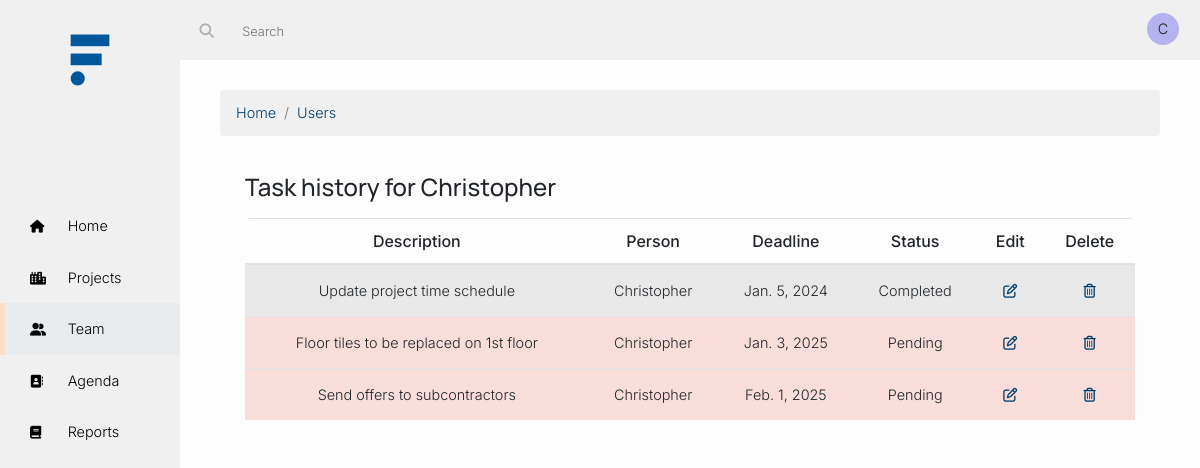
Screenshot of /team/user_task_history/1/ with the database file from the repository.
### team/models.py (models this page shows, shortened)
class Task(models.Model):
    task_project = models.ForeignKey(Project,related_name='project_tasks',on_delete=models.CASCADE)
    task_description = models.CharField(max_length=264,unique=False)
    task_description_html = models.TextField(editable=False)
    task_owner = models.ForeignKey(User,related_name='user_tasks',on_delete=models.CASCADE)
    task_asignee = models.ForeignKey(User,related_name='assigned_tasks',on_delete=models.CASCADE, verbose_name='Assign task to')
    task_status_choices = (
        ('Completed', 'Completed'),
        ('Pending', 'Pending'),
    )
    task_status = models.CharField(max_length=30, choices = task_status_choices, blank = False, default="Pending")
    task_creation_date = models.DateTimeField(auto_now=True)
    task_due_date = models.DateField()
    task_completion_date = models.DateTimeField(null=True, blank=True)
    def is_past_due(self):
        return self.task_due_date < datetime.date.today()
    class Meta:
        ordering = ['task_due_date']

### team/views.py (the view)
# urls.py: path('user_task_history/<int:pk>/', views.user_task_history.as_view(), name='user_task_history'),
class user_task_history(LoginRequiredMixin,generic.ListView):
    model = Task
    def get_queryset(self):
        return Task.objects.filter(task_owner__id=self.kwargs['pk'])
    template_name = 'team/user_task_history.html'
    def get_context_data(self, **kwargs):
        context = super().get_context_data(**kwargs)
        context["user"] = User.objects.get(id=self.kwargs['pk'])
        return context

### ProjectManagement/context_processors.py (called while the page is built)
def user_colors(request):
    if request.user.is_authenticated:
        R_name_length = len(str(request.user))*40%255
        G_date_joined = int(str(request.user.date_joined)[14:16])*40%255
        B_date_joined = int(str(request.user.date_joined)[17:19])*40%255
    else:
        R_name_length = 0
        G_date_joined = 0
        B_date_joined = 0
    return {
        'R_name_length': R_name_length,
        'G_date_joined': G_date_joined,
        'B_date_joined': B_date_joined,
    }

### team/templates/team/user_task_history.html
{% extends 'base.html' %}
{% load static %}
{% block body %}
<nav aria-label="breadcrumb">
  <ol class="breadcrumb">
    <li class="breadcrumb-item"><a href="{% url 'index' %}">Home</a></li>
    <li class="breadcrumb-item"><a href="{% url 'team:users_list' %}">Users</a></li>
  </ol>
</nav>
<div class="container">
  <div class="row justify-content-around align-items-start">
    <div class="col">
      <br>
      {% if user %}
      <h4>Task history for {{ user }}</h4>
      {% if object_list %}
        <table style="width:100%" class="table table-hover table-sm mt-3">
          <thead>
            <tr>
              <th class="align-middle text-center" scope="col">Description</th>
              <th class="align-middle text-center" scope="col">Person</th>
              <th class="align-middle text-center" scope="col">Deadline</th>
              <th class="align-middle text-center" scope="col">Status</th>
              <th class="align-middle text-center" scope="col">Edit</th>
              <th class="align-middle text-center" scope="col">Delete</th>
            </tr>
          </thead>
          {% for t in object_list %}
          {% if t.task_status == 'Completed' %}
          <tr class='clickable-row' data-href="{% url 'team:task_detail' t.pk %}" style="background-color:#E8E8E8">
          {% elif t.is_past_due %}
          <tr class='clickable-row' data-href="{% url 'team:task_detail' t.pk %}" style="background-color:#f8ddda">
          {% elif t.is_close_due %}
          <tr class='clickable-row' data-href="{% url 'team:task_detail' t.pk %}" style="background-color:#ffedcc">
          {% else %}
          <tr class='clickable-row' data-href="{% url 'team:task_detail' t.pk %}" style="background-color:#e4ede4">
          {% endif %}
          <td class="align-middle text-center">{{ t.task_description }}</td>
          <td class="align-middle text-center">{{ t.task_owner }}</td>
          <td class="align-middle text-center">{{ t.task_due_date }}</td>
          <td class="align-middle text-center">{{ t.task_status }}</td>
          <td class="align-middle text-center">
            <a href="{% url 'team:edit_task_user' t.pk %}" class="btn btn-sm" role="button"><i class="far fa-edit"></i></a>
          </td>
          <td class="align-middle text-center">
            <a href="{% url 'team:delete_task_user' t.pk %}" class="btn btn-sm">
              <i class="far fa-trash-alt"></i>
            </a>
          </td>
          </tr>
          {% endfor %}
        </table>
        {% else %}
          <p>No tasks have been assigned to {{ user }}.</p>
        {% endif %}
      {% endif %}
      </div>
    </div>
  </div>
  {% endblock body %}

### templates/base.html (shortened to what this page needs)
<!DOCTYPE html>
{% load bootstrap4 %}
{% url 'index' as start %}
{% url 'projects:project_categories_list' as projects %}
{% url 'subcontractors:contact_list' as subcontractors %}
{% url 'team:users_list' as team %}
{% url 'reports:reports_list' as reports %}
{% url 'login' as login %}
{% load static %}
<html lang="en">
<head>
  {% include "css_links.html" %}
</head>
<body>
  <div class="sideBar">
    <div id="logo">
      <a href="{% url 'index' %}">
        <img id="logo" src="{% static '/css/img/Logo.svg' %}" alt="logo" />
      </a>
    </div>
    <nav>
      <a class="nav-link {% if request.path == start %} active {% elif '/search/' in request.path %} active {% endif %}" href="{% url 'index' %}">
        <i class="fas fa-home"></i>
        Home
      </a>
      <a class="nav-link {% if '/projects/' in request.path %} active {% endif %}" href="{% url 'projects:project_categories_list' %}">
        <i class="fas fa-city"></i>
        Projects
      </a>
      <a class="nav-link {% if '/team/' in request.path %} active {% elif '/accounts/' in request.path %} active {% endif %}" href="{% url 'team:users_list' %}">
        <i class="fas fa-user-friends"></i>
        Team
      </a>
      <a class="nav-link {% if '/subcontractors/' in request.path %} active {% endif %}" href="{% url 'subcontractors:contact_list' %}">
        <i class="fas fa-address-book"></i>
        Agenda
      </a>
      <a class="nav-link {% if '/reports/' in request.path %} active {% endif %}" href="{% url 'reports:reports_list' %}">
        <i class="fas fa-book"></i>
        Reports
      </a>
      </nav>
  </div>
  <header>
    <div class="nav-tools">
      {% if user.is_authenticated %}
      <div class="searchBar">
        <form action="{% url 'projectsearch' %}" method="get" accept-charset="utf-8">
          <button type="submit">
            <i class="fas fa-search"></i>
          </button>
          <input type="text" id='searchInput' name="q" placeholder="Search">
        </form>
      </div>
      <div class="dropdown">
        <span class="nav-link pl-0" id="dropdownMenuButton2" data-toggle="dropdown">
          <div class="user-circle" style="background-color:rgba{{ user.profile.user_color }};">
            <span class="black initials" style="cursor:default">
              {{ user.username|first|title }}
            </span>
          </div>
        </span>
      </div>
    {% else %}
    <div class="user-area">
      <a href="{% url 'login' %}" class="nav-link login" href="#" role="button" aria-haspopup="true" aria-expanded="false">
        Login
      </a>
    </div>
    {% endif %}
  </div>
</header>
<div id="page-content-wrapper">
  <div class="content">
    {% block body %}
    {% endblock %}
  </div>
</div>
{% include "scripts_links.html" %}
</body>
</html>

### static/css/master.css (style rules this page uses)
:root { --blue: #01579b; --lightblue: #ccddeb; --darkblue: #013C69; --orange: #EB7311; --lightorange: #fbddc5; --darkorange: #fbddc5; --accent: #fbddc5; --borderRadius: 10px; --border: 0.5px solid lightgrey; --mainFont: 'Manrope', sans-serif; --secondaryFont: 'Inter', sans-serif; }
* { box-sizing: border-box; }
a { color: var(--darkblue); }
body { font-family: var(--secondaryFont); background: #FDFDFD; font-size: 0.9rem; }
body li { font-family: var(--secondaryFont); font-weight: 300; }
body h1, h2, h3, h4, h5, h6 { font-family: var(--mainFont); font-weight: 500; }
tr td { font-size: .9rem; font-family: var(--secondaryFont); font-weight: 300; }
thead th { font-size: 1rem; font-family: var(--secondaryFont); font-weight: 500; }
.sideBar { background: #F0F0F0; height: 100%; width: 180px; position: fixed; padding-top: 0px; top: 0; left: 0; overflow: auto; }
.sideBar img { width: 100px; padding-top: 10px; }
.sideBar nav { padding-top: 120px; }
.sideBar a { display: block; color: black; text-decoration: none; padding: 15px 30px; font-weight: 300; transition: all 0.1s ease-in-out; }
.sideBar a.active { background: #E9ECEF; border-left: 5px solid var(--accent); padding: 15px 30px 15px 25px; }
.sideBar a .fas { color: black; font-size: .8rem; margin-right: .8rem; display: inline-block; width: 1.3rem; position: relative; top: 0px; }
#logo { height: 80px; display:block; margin: 0px auto; }
header { z-index: 100; margin-left: 180px; padding: 5px; background: #F0F0F0; position: fixed; top: 0; width: -moz-calc(100% - 180px); width: -webkit-calc(100% - 180px); width: -o-calc(100% - 180px); width: calc(100% - 180px); }
header .nav-tools { height: 50px; }
header .searchBar { display: inline-block; padding: 5px 5px 5px 0px; }
header .searchBar input { background: #F0F0F0; border: none; border-radius: 8px; font-size: .8rem; color: #000000; padding: 10px; font-weight: 300; width: 380px; }
header .searchBar .fas { color: #aab2b8; padding: 1em 1em 1em 1em; }
:root { --avatar-size: 2rem; }
header .dropdown { float: right; display: inline-block; }
.user-circle { display: inline-block; border-radius: 50%; height: var(--avatar-size); text-align: center; width: var(--avatar-size); font-weight: 300; }
.initials { font-size: .9rem; line-height: .2rem; position: relative; top: calc(var(--avatar-size) / 7); }
#page-content-wrapper { margin-left: 180px; padding-top: 50px; }
.content { padding: 40px; }
.content a { text-decoration: none; }
.breadcrumb { background-color: #F0F0F0; }

### static/css/content-area.css (style rules this page uses)
* { margin: 0px; padding: 0px; box-sizing: border-box; }
body, html { height: 100vh; }
.content { margin: 0px auto; }
.content:after, .row:after { display: table; clear: both; }
button { background: transparent; box-shadow: 0px 0px 0px transparent; border: 0px solid transparent; text-shadow: 0px 0px 0px transparent; }
.black { color: #1F1F1F; }
.table { border-collapse: collapse; border-radius: 5px 5px 0 0; overflow: hidden; margin-top: 15px; }
.content .table th { padding: 10px 10px; }
.content .table td { padding: 10px 10px; }
.content .clickable-row { cursor:pointer; }
@media (min-width: 1200px) { .container { max-width: 920px; } }

### rows the page displays
Task: task_description "Update project time schedule", task_owner "Christopher", task_due_date "Jan. 5, 2024", task_status "Completed"
Task: task_description "Floor tiles to be replaced on 1st floor", task_owner "Christopher", task_due_date "Jan. 3, 2025", task_status "Pending"
Task: task_description "Send offers to subcontractors", task_owner "Christopher", task_due_date "Feb. 1, 2025", task_status "Pending"

### other values shown
{{ user.username|first|title }} "C"
{{ user }} "Christopher"
